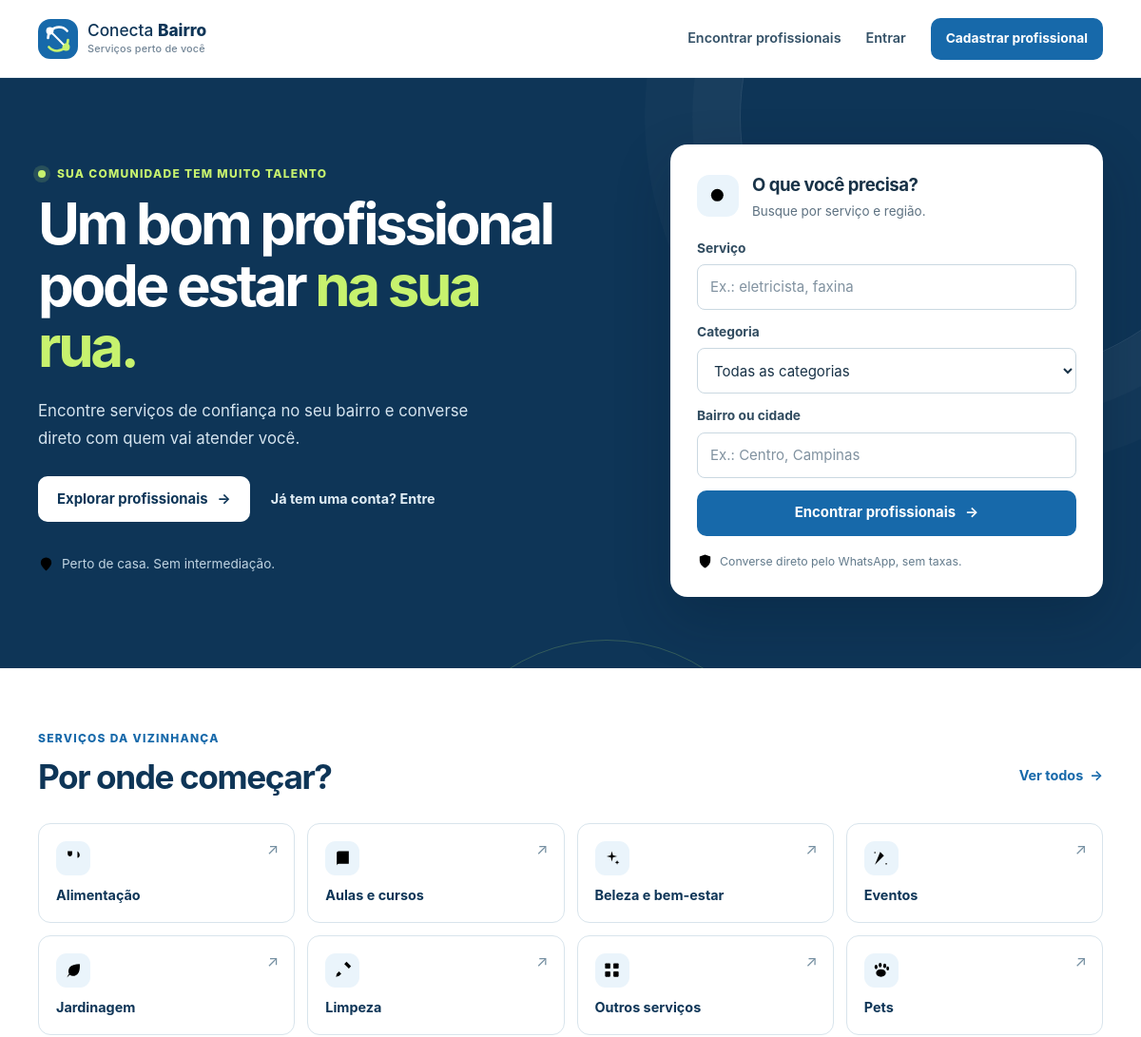
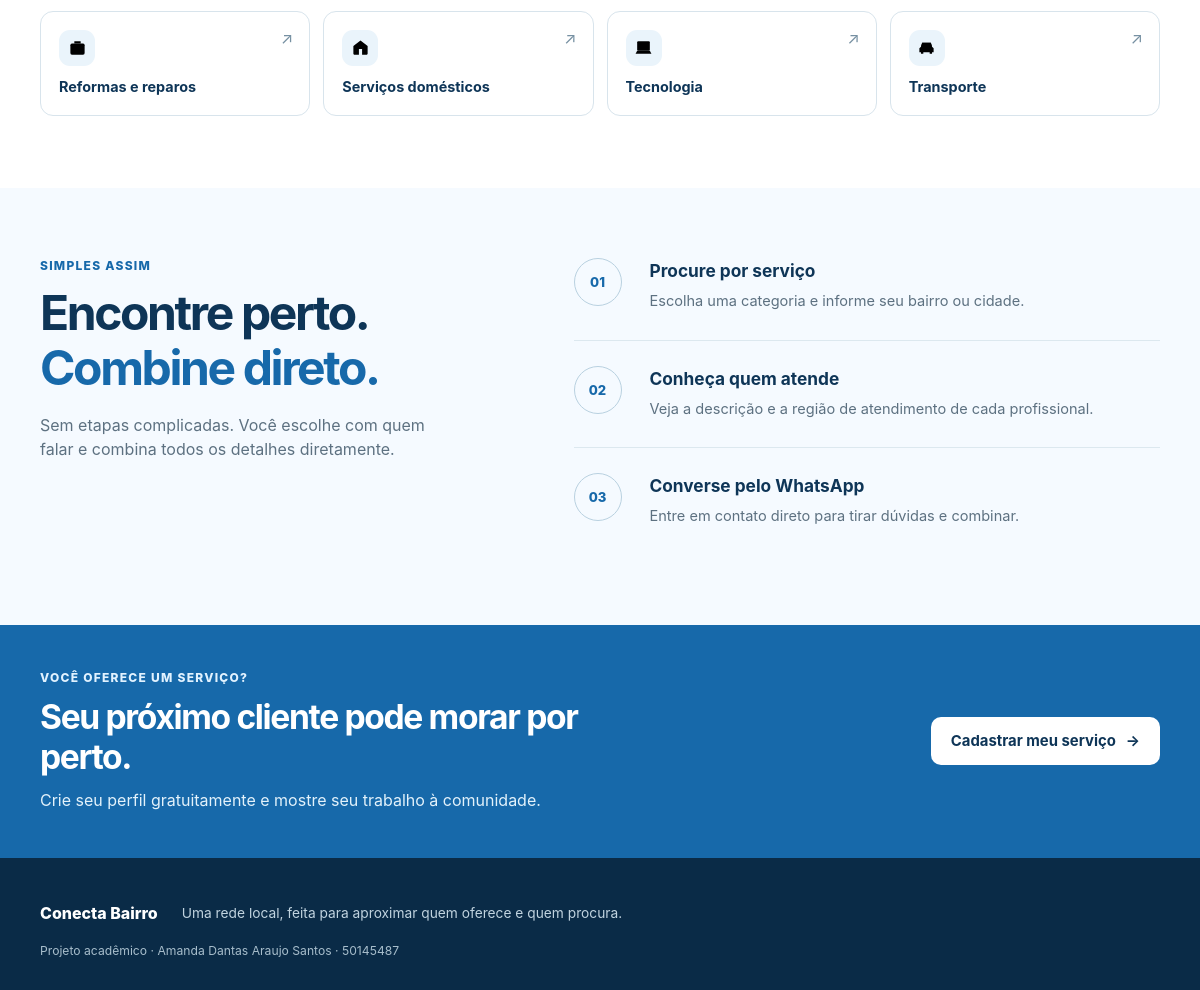
The page / on the database its author committed (2 pictures, top to bottom).
### professionals/models.py (models this page shows, shortened)
class Category(models.Model):
    name = models.CharField("nome", max_length=80, unique=True)
    slug = models.SlugField("identificador", max_length=90, unique=True, blank=True)
    icon = models.CharField("ícone", max_length=32, default="grid")
    description = models.CharField("descrição", max_length=180, blank=True)
    is_active = models.BooleanField("ativa", default=True)
    class Meta:
        ordering = ["name"]
        verbose_name = "categoria"
        verbose_name_plural = "categorias"

### professionals/views.py (the view)
# urls.py: path("", views.home, name="home"),
def home(request):
    categories = Category.objects.filter(is_active=True)
    form = ProfessionalSearchForm(request.GET or None)
    return render(request, "professionals/home.html", {"categories": categories, "search_form": form})

### professionals/forms.py
class ProfessionalSearchForm(forms.Form):
    query = forms.CharField(
        label="Que serviço você procura?",
        required=False,
        max_length=100,
        widget=forms.SearchInput(attrs={
            "placeholder": "Ex.: eletricista, faxina, aulas",
            "autocomplete": "off",
        }),
    )
    category = forms.ModelChoiceField(
        label="Categoria",
        queryset=Category.objects.none(),
        required=False,
        empty_label="Todas as categorias",
    )
    region = forms.CharField(
        label="Bairro ou cidade",
        required=False,
        max_length=100,
        widget=forms.TextInput(attrs={
            "placeholder": "Ex.: Centro, Campinas",
        }),
    )
    def __init__(self, *args, **kwargs):
        super().__init__(*args, **kwargs)
        self.fields["category"].queryset = Category.objects.filter(is_active=True)

### templates/professionals/home.html (shortened to what this page needs)
{% extends 'base.html' %}
{% load static %}
{% block content %}
<section class="hero">
  <div class="container hero-layout">
    <div class="hero-copy">
      <p class="eyebrow"><span class="eyebrow-dot"></span> Sua comunidade tem muito talento</p>
      <h1>Um bom profissional pode estar <em>na sua rua.</em></h1>
      <p class="hero-lede">Encontre serviços de confiança no seu bairro e converse direto com quem vai atender você.</p>
      <div class="hero-actions">
        <a class="button button-light" href="{% url 'professionals:search' %}">Explorar profissionais <span aria-hidden="true">→</span></a>
        {% if not user.is_authenticated %}<a class="hero-text-link" href="{% url 'accounts:login' %}">Já tem uma conta? Entre</a>{% endif %}
      </div>
      <div class="hero-note"><svg aria-hidden="true"><use href="{% static 'img/icons.svg' %}#pin"></use></svg> Perto de casa. Sem intermediação.</div>
    </div>
    <div class="search-panel" id="buscar">
      <div class="search-heading"><span class="search-icon"><svg aria-hidden="true"><use href="{% static 'img/icons.svg' %}#search"></use></svg></span><div><h2>O que você precisa?</h2><p>Busque por serviço e região.</p></div></div>
      <form action="{% url 'professionals:search' %}" method="get" class="search-form">
        <div class="field"><label for="id_query_home">Serviço</label><input id="id_query_home" type="search" name="query" value="{{ search_form.query.value|default:'' }}" placeholder="Ex.: eletricista, faxina"></div>
        <div class="field"><label for="id_category_home">Categoria</label><select id="id_category_home" name="category"><option value="">Todas as categorias</option></select></div>
        <div class="field"><label for="id_region_home">Bairro ou cidade</label><input id="id_region_home" type="search" name="region" placeholder="Ex.: Centro, Campinas"></div>
        <button type="submit" class="button button-primary button-block">Encontrar profissionais <span aria-hidden="true">→</span></button>
      </form>
      <p class="search-footnote"><svg aria-hidden="true"><use href="{% static 'img/icons.svg' %}#shield"></use></svg> Converse direto pelo WhatsApp, sem taxas.</p>
    </div>
  </div>
  <div class="hero-ornament" aria-hidden="true"></div>
</section>
<section class="section categories-section" aria-labelledby="categorias-titulo">
  <div class="container">
    <div class="section-heading section-heading-row"><div><p class="eyebrow eyebrow-blue">Serviços da vizinhança</p><h2 id="categorias-titulo">Por onde começar?</h2></div><a class="text-link" href="{% url 'professionals:search' %}">Ver todos <span aria-hidden="true">→</span></a></div>
    {% if categories %}
      <div class="category-list">
        {% for category in categories %}
          <a class="category-card" href="{% url 'professionals:search' %}?category={{ category.pk }}">
            <span class="category-icon"><svg aria-hidden="true"><use href="{% static 'img/icons.svg' %}#{{ category.icon }}"></use></svg></span>
            <span class="category-name">{{ category.name }}</span><span class="category-arrow" aria-hidden="true">↗</span>
          </a>
        {% endfor %}
      </div>
    {% endif %}
  </div>
</section>
<section class="section how-section">
  <div class="container how-layout">
    <div class="how-intro"><p class="eyebrow eyebrow-blue">Simples assim</p><h2>Encontre perto.<br><em>Combine direto.</em></h2><p>Sem etapas complicadas. Você escolhe com quem falar e combina todos os detalhes diretamente.</p></div>
    <ol class="steps-list">
      <li><span class="step-number">01</span><div><h3>Procure por serviço</h3><p>Escolha uma categoria e informe seu bairro ou cidade.</p></div></li>
      <li><span class="step-number">02</span><div><h3>Conheça quem atende</h3><p>Veja a descrição e a região de atendimento de cada profissional.</p></div></li>
      <li><span class="step-number">03</span><div><h3>Converse pelo WhatsApp</h3><p>Entre em contato direto para tirar dúvidas e combinar.</p></div></li>
    </ol>
  </div>
</section>
<section class="join-strip">
  <div class="container join-inner"><div><p class="eyebrow eyebrow-light">Você oferece um serviço?</p><h2>Seu próximo cliente pode morar por perto.</h2><p>Crie seu perfil gratuitamente e mostre seu trabalho à comunidade.</p></div><a class="button button-white" href="{% if user.is_authenticated %}{% url 'professionals:register' %}{% else %}{% url 'accounts:signup' %}?next={% url 'professionals:register' %}{% endif %}">Cadastrar meu serviço <span aria-hidden="true">→</span></a></div>
</section>
{% endblock %}

### templates/base.html (shortened to what this page needs)
{% load static %}
<!doctype html>
<html lang="pt-BR">
<head>
  <link rel="stylesheet" href="{% static 'css/site.css' %}">
</head>
<body>
  <header class="site-header">
    <div class="container header-inner">
      <a class="brand" href="{% url 'professionals:home' %}" aria-label="Conecta Bairro — página inicial">
        <img src="{% static 'img/mark.svg' %}" width="42" height="42" alt="">
        <span>Conecta <strong>Bairro</strong><small>Serviços perto de você</small></span>
      </a>
      <nav class="main-nav" id="menu-principal" aria-label="Navegação principal" data-menu>
        <a href="{% url 'professionals:search' %}">Encontrar profissionais</a>
        {% if user.is_authenticated %}
          {% if user.professional_profile.pk %}
            <a href="{% url 'professionals:edit' %}">Meu perfil profissional</a>
          {% else %}
            <a href="{% url 'professionals:register' %}">Cadastrar meu serviço</a>
          {% endif %}
          <form action="{% url 'accounts:logout' %}" method="post" class="nav-logout">
            {% csrf_token %}
            <button class="button button-quiet button-small" type="submit">Sair</button>
          </form>
        {% else %}
          <a class="nav-login" href="{% url 'accounts:login' %}">Entrar</a>
          <a class="button button-primary button-small" href="{% url 'accounts:signup' %}?next={% url 'professionals:register' %}">Cadastrar profissional</a>
        {% endif %}
      </nav>
    </div>
  </header>
  <main id="conteudo" tabindex="-1">
    {% block content %}{% endblock %}
  </main>
  <footer class="site-footer">
    <div class="container footer-inner">
      <a class="footer-brand" href="{% url 'professionals:home' %}">Conecta Bairro</a>
      <p>Uma rede local, feita para aproximar quem oferece e quem procura.</p>
      <small>Projeto acadêmico · Amanda Dantas Araujo Santos · 50145487</small>
    </div>
  </footer>
</body>
</html>

### rows shown on the page
Category: name "Alimentação"
Category: name "Aulas e cursos"
Category: name "Beleza e bem-estar"
Category: name "Eventos"
Category: name "Jardinagem"
Category: name "Limpeza"
Category: name "Outros serviços"
Category: name "Pets"
Category: name "Reformas e reparos"
Category: name "Serviços domésticos"
Category: name "Tecnologia"
Category: name "Transporte"
